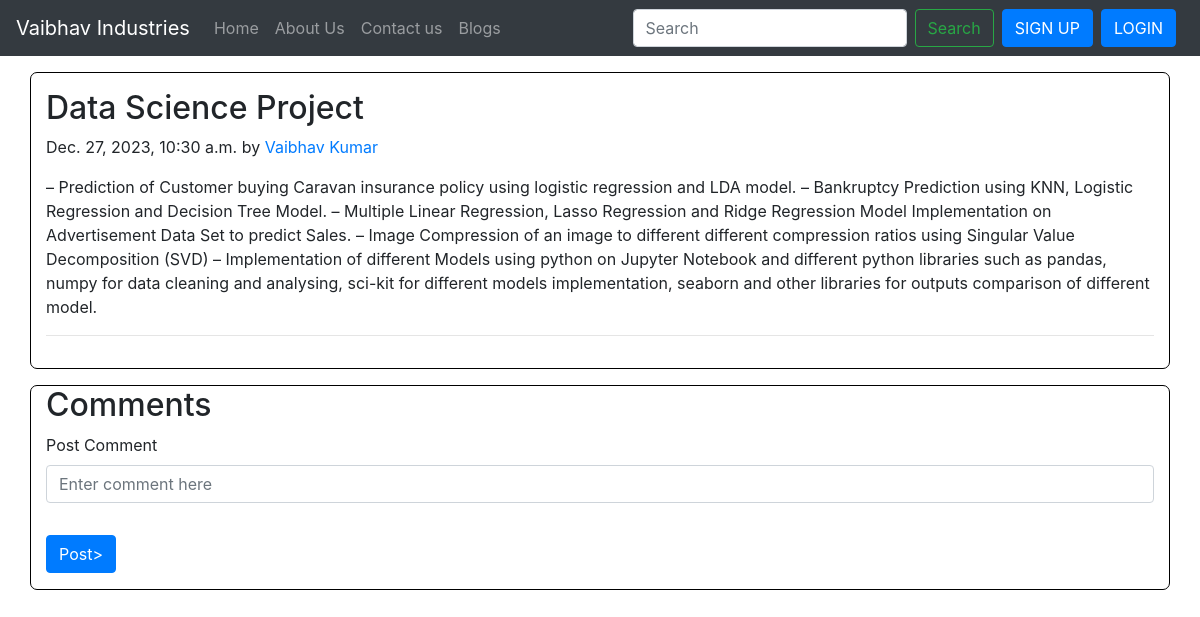
Screenshot of /blog/Data-Science-Project with the database file from the repository.
### vaibhav_app/models.py (models this page shows, shortened)
class Post(models.Model):
    sno=models.AutoField(primary_key=True)
    title=models.CharField(max_length=255)
    author=models.CharField(max_length=14)
    slug=models.CharField(max_length=130)
    timeStamp=models.DateTimeField(blank=True)
    content=models.TextField()

### vaibhav_app/views.py (the view)
# urls.py: path('blog/<str:slug>', views.blogPost, name='blogPost'),
def blogPost(request, slug):
    post=Post.objects.filter(slug=slug).first()
    comments= BlogComment.objects.filter(post=post)
    context={'post':post, 'comments': comments}
    return render(request, "blogPost.html", context)

### templates/blogPost.html (shortened to what this page needs)
{% extends 'base.html' %}
{% block body %}
<div class="container my-3 py-3" style="background-color:white; border: 1px solid black; border-radius:7px">
<div class="blog-post">
        <h2 class="blog-post-title">{{post.title}}</h2>
        <p class="blog-post-meta">{{post.timeStamp}} by <a href="/about">{{post.author}}</a></p>
        <p>{{post.content}}</p>
        <hr>
    </div>
</div>
<div class="container my-3" style="background-color:white; border: 1px solid black; border-radius:7px">
    <h2> Comments</h2>
    <form action="/postComment" method="post">
        <div class="form-group">
            <label for="exampleInputEmail1">Post Comment </label>
            <input type="text" class="form-control" name="comment" placeholder="Enter comment here">
        </div>
        <button type="submit" class="btn btn-primary my-3">Post> </button>
    </form>
</div>
 {% endblock %}

### rows the page displays
Post: title "Data Science Project", timeStamp "Dec. 27, 2023, 10:30 a.m.", author "Vaibhav Kumar", content "– Prediction of Customer buying Caravan insurance policy using logistic regression and LDA model. – Bankruptcy Prediction using KNN, Logistic Regression and Decision Tree Model. – Multiple Linear Regression, Lasso Regression and Ridge Regression Model Implementation on Advertisement Data Set to predict Sales. – Image Compression of an image to different different compression ratios using Singular Value Decomposition (SVD) – Implementation of different Models using python on Jupyter Notebook and different python libraries such as pandas, numpy for data cleaning and analysing, sci-kit for different models implementation, seaborn and other libraries for outputs comparison of different model."
